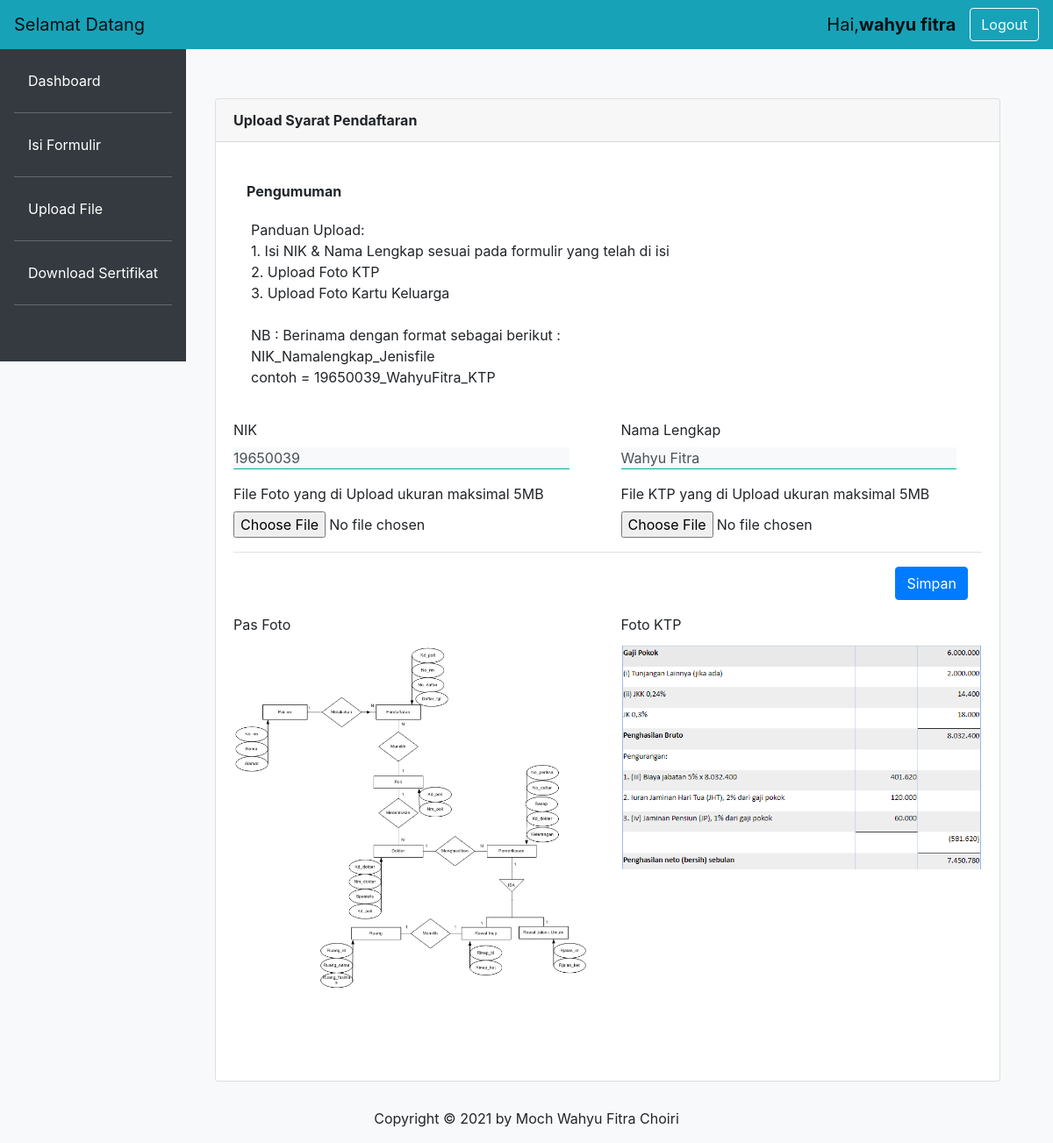
Screenshot of /user/form_upload.php (signed in) with the database file from the repository.
### tables this page shows
CREATE TABLE IF NOT EXISTS `upload` (
  `file_foto` varchar(50) DEFAULT NULL,
  `file_ktp` varchar(50) DEFAULT NULL,
  `id_file` int(11) NOT NULL AUTO_INCREMENT,
  `nik` int(25) NOT NULL DEFAULT '0',
  `namaL` varchar(50) NOT NULL,
  PRIMARY KEY (`id_file`),
  KEY `nik` (`nik`),
  CONSTRAINT `FK_upload_registrasiumkm` FOREIGN KEY (`nik`) REFERENCES `registrasiumkm` (`nik`)
);

CREATE TABLE IF NOT EXISTS `registrasiumkm` (
  `nik` int(25) NOT NULL,
  `nama_lengkap` varchar(50) NOT NULL,
  `nama_usaha` varchar(50) DEFAULT NULL,
  `alamat_usaha` varchar(50) DEFAULT NULL,
  `id_jenis` int(11) NOT NULL,
  `id_Stu` int(11) NOT NULL,
  `id_kecamatan` int(50) NOT NULL,
  `id_kelurahan` int(100) NOT NULL,
  `id_dusun` int(50) NOT NULL,
  `id_kodepos` int(11) NOT NULL,
  `kontak_usaha` varchar(12) DEFAULT NULL,
  `status_pendaftaran` varchar(50) DEFAULT NULL,
  PRIMARY KEY (`nik`),
  KEY `id_jenis` (`id_jenis`),
  KEY `id_kecamatan` (`id_kecamatan`),
  KEY `id_kelurahan` (`id_kelurahan`),
  KEY `id_dusun` (`id_dusun`),
  KEY `id_kodepos` (`id_kodepos`),
  KEY `id_Stu` (`id_Stu`),
  CONSTRAINT `FK_registrasiumkm_dusun` FOREIGN KEY (`id_dusun`) REFERENCES `dusun` (`id_dusun`),
  CONSTRAINT `FK_registrasiumkm_jenisumkm` FOREIGN KEY (`id_jenis`) REFERENCES `jenisumkm` (`id_jenis`),
  CONSTRAINT `FK_registrasiumkm_kecamatan` FOREIGN KEY (`id_kecamatan`) REFERENCES `kecamatan` (`id_kecamatan`),
  CONSTRAINT `FK_registrasiumkm_kelurahan` FOREIGN KEY (`id_kelurahan`) REFERENCES `kelurahan` (`id_kelurahan`),
  CONSTRAINT `FK_registrasiumkm_kodepos` FOREIGN KEY (`id_kodepos`) REFERENCES `kodepos` (`id_kodepos`),
  CONSTRAINT `FK_registrasiumkm_statustempatusaha` FOREIGN KEY (`id_Stu`) REFERENCES `statustempatusaha` (`id_Stu`)
);

### user/form_upload.php (the view, shortened to what this page needs)
<?php
    include '../koneksi.php';
    include '../submit.php';
    $userid = $_SESSION['nama_lengkap'];
    $cekdulu = mysqli_query($koneksi,"SELECT registrasiumkm.nik,upload.namaL, upload.file_foto, upload.file_ktp
    FROM registrasiumkm,upload WHERE registrasiumkm.nik=upload.nik AND registrasiumkm.nama_lengkap='$userid'");
    $ambil = mysqli_fetch_array($cekdulu);
	?>
<!DOCTYPE html>
<html>
<head>
    <link rel="stylesheet" href="../asset/css/bootstrap.css">
</head>
<body class="bg-light">
	<nav class="navbar navbar-expand-lg navbar-light bg-info fixed-top">
			<a class="navbar-brand">Selamat Datang</a>
			<a class=" navbar-brand my-2 my-lg-0 ml-auto">Hai,<?php
		   				echo "<b>" . $_SESSION['nama_lengkap'] . "</b>";
		   		?> </a>
			<a href="../aksi_login.php?op=out" class="btn btn-outline-success my-2 my-sm-0">Logout</a>
		</nav>
		<div class="row no-gutters ">
			<div class=" bg-dark mt-4 pr-3 pt-4 fixedpos">
						<ul class="nav flex-column ml-3 mb-5">
					<li class="nav-item">
						<a class="nav-link active text-white" href="home_pendaftar.php">Dashboard</a><hr class="bg-secondary">
					</li>
					<li class="nav-item">
						<a class="nav-link text-white" href="form_pendaftaran.php">Isi Formulir</a><hr class="bg-secondary">
					</li>
					<li class="nav-item">
						<a class="nav-link text-white" href="form_upload.php">Upload File</a><hr class="bg-secondary">
					</li>
					<li class="nav-item">
						<a class="nav-link text-white" href="pendaftar_sertif.php">Download Sertifikat</a><hr class="bg-secondary">
					</li>
					</ul>
			</div>
			<div class="container mt-5 ">
				<div class="col-md-10 ml-lg-auto">
					<div class="card" style="margin-top: 40px;">
						<div class="card-header">
						<b>Upload Syarat Pendaftaran</b>
						</div>
							<form method="POST"  enctype="multipart/form-data">
                                    <div class="row mb-5">
                                        <div class="col-12">
                                                <div class="card-body">
                                                    <div class="market-status-table mt-4">
                                                        <div class="table-responsive" style="overflow-x:hidden;">
				                                                    <div class="col-md-10 ">
                                                                    <b>Pengumuman</b>
                                                                    </div>
                                                                        <div class="card-body">
                                                                            <p>
                                                                            Panduan Upload:
                                                                            <br>1. Isi NIK & Nama Lengkap sesuai pada formulir yang telah di isi
                                                                            <br>2. Upload Foto KTP
                                                                            <br>3. Upload Foto Kartu Keluarga
                                                                            <br>
                                                                            <br>NB : Berinama dengan format sebagai berikut :
                                                                            <br>NIK_Namalengkap_Jenisfile
                                                                            <br>contoh = 19650039_WahyuFitra_KTP
                                                                            <br></p>
                                                                        </div>
                                                                    <div class="row">
                                                                        <div class="col">
                                                                            <div class="form-group">
                                                                                <label>NIK</label>
                                                                                <input name="nik" type="text" class="form-control" placeholder="NIK" value="<?php echo $ambil['nik']?>">
                                                                            </div>
                                                                        </div>
                                                                        <div class="col">
                                                                            <div class="form-group">
                                                                                <label>Nama Lengkap</label>
                                                                                <input name="namaL" type="text" class="form-control" placeholder="Nama Lengkap" value="<?php echo $ambil['namaL']?>">
                                                                            </div>
                                                                        </div>
                                                                    </div>
                                                                    <div class="row">
                                                                        <div class="col">
                                                                            <div class="form-group">
                                                                                    <label for="foto" class=" form-control-label">File Foto yang di Upload ukuran maksimal 5MB</label>
                                                                                    <input type="file" required="required" name="foto" class="form-control-file">
                                                                            </div>
                                                                        </div>
                                                                        <div class="col">
                                                                            <div class="form-group">
                                                                                    <label for="ktp" class=" form-control-label">File KTP yang di Upload ukuran maksimal 5MB</label>
                                                                                    <input type="file" required="required" name="ktp" class="form-control-file">
                                                                            </div>
                                                                        </div>
                                                                    </div>
                                                                    <div class="modal-footer">
                                                                        <input type="submit" name="submitfile" class="btn btn-primary" value="Simpan">
                                                                    </div>
                                                                    <div class="row">
                                                                        <div class="col">
                                                                            <div class="form-group">
                                                                                    <label for="foto" class=" form-control-label">Pas Foto</label>
                                                                                    <img src="../files/foto/<?php echo $ambil['file_foto']?>" width="100%">
                                                                                </div>
                                                                            </div>
                                                                        <div class="col">
                                                                            <div class="form-group">
                                                                                    <label for="ktp" class=" form-control-label">Foto KTP</label>
                                                                                    <img src="../files/ktp/<?php echo $ambil['file_ktp']?>" width="100%">
                                                                                </div>
                                                                        </div>
                                                                    </div>
                                                        </div>
                                                    </div>
                                                </div>
                                        </div>
                                    </div>
                            </form>
					</div>
				</div>
				<div class="text-center" style="margin-top: 30px">
					<p>Copyright &#169; 2021 by Moch Wahyu Fitra Choiri</p>
                </div>
            </div>
		</div>
</body>
</html>

### rows the page displays
upload: nik "19650039", namaL "Wahyu Fitra", file_foto (picture), file_ktp (picture)

### other values shown
$_SESSION['nama_lengkap'] "wahyu fitra"
